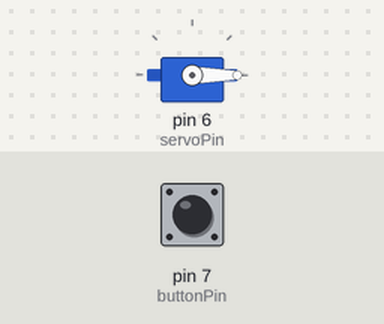
Bench run of a sketch on a simulated Arduino Uno, built with avr-gcc and run on an emulated ATmega328P. On the bench: servo. The inputs (shaded band) are chosen by the test bench; at power-on: pin 7 (buttonPin) LOW.

Above: at 1.2 s.
1.3 s: pin 7 (buttonPin) pulled HIGH for 1 s
At 3.6 s:
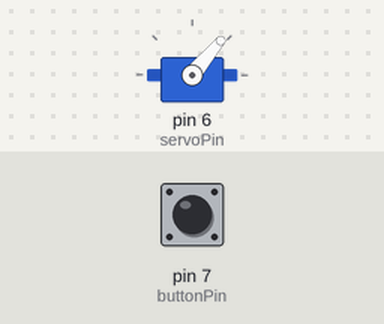
4.3 s: pin 7 (buttonPin) pulled HIGH for 0.15 s
At 5.3 s:
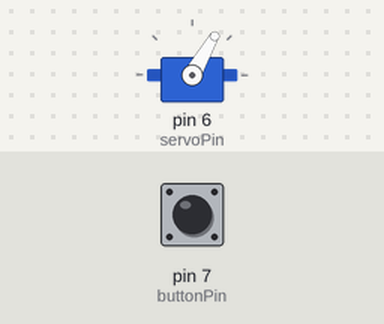
5.9 s: pin 7 (buttonPin) pulled HIGH for 3.2 s
At 8.37 s:
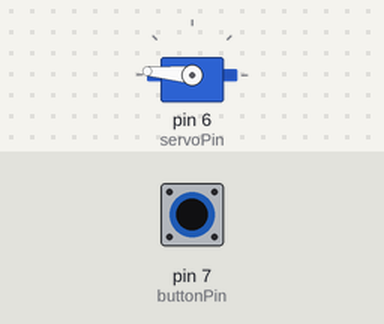
Timing chart, 0 to 12.7 s (numbered marks = the images above; inputs shaded):
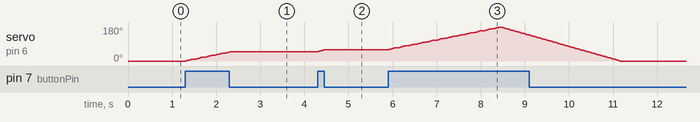

Measured:
- after the input at 1.3 s, servo on pin 6 (servoPin): moves from 0° to 50° over 1.0 s, starting at once
- after the input at 4.3 s, servo on pin 6 (servoPin): 50° → 60° at once
- after the input at 5.9 s, servo on pin 6 (servoPin): rises from 60° to 180° in 2.5 s, then falls to 0° in 2.7 s

The sketch:

servo_practice_2.ino
```cpp
#include <Servo.h>

const int buttonPin = 7;
const int servoPin = 6;

Servo myservo;

int pos = 0;
int val = 0;

void setup() {
  pinMode(buttonPin, INPUT);
  myservo.attach(servoPin);
  myservo.write(0);
}

void loop() {
  int reading = digitalRead(buttonPin);
  if (reading == HIGH) {
    servo10();
    delay(50);
  }
}

void servo90() {
  for (pos = 0; pos <= 90; pos++) {
    myservo.write(pos);
    delay(15);
  }
}

void servo10() {
  for (pos = val; pos <= val + 10; pos++) {
    myservo.write(pos);
    delay(15);
  }
  val = val + 10;

  if (val == 180) {
    servoTo0();
  }
}

void servoTo0() {
  for (pos = val; pos >= 0; pos--) {
    myservo.write(pos);
    delay(15);
  }
  val = 0;
}
```
